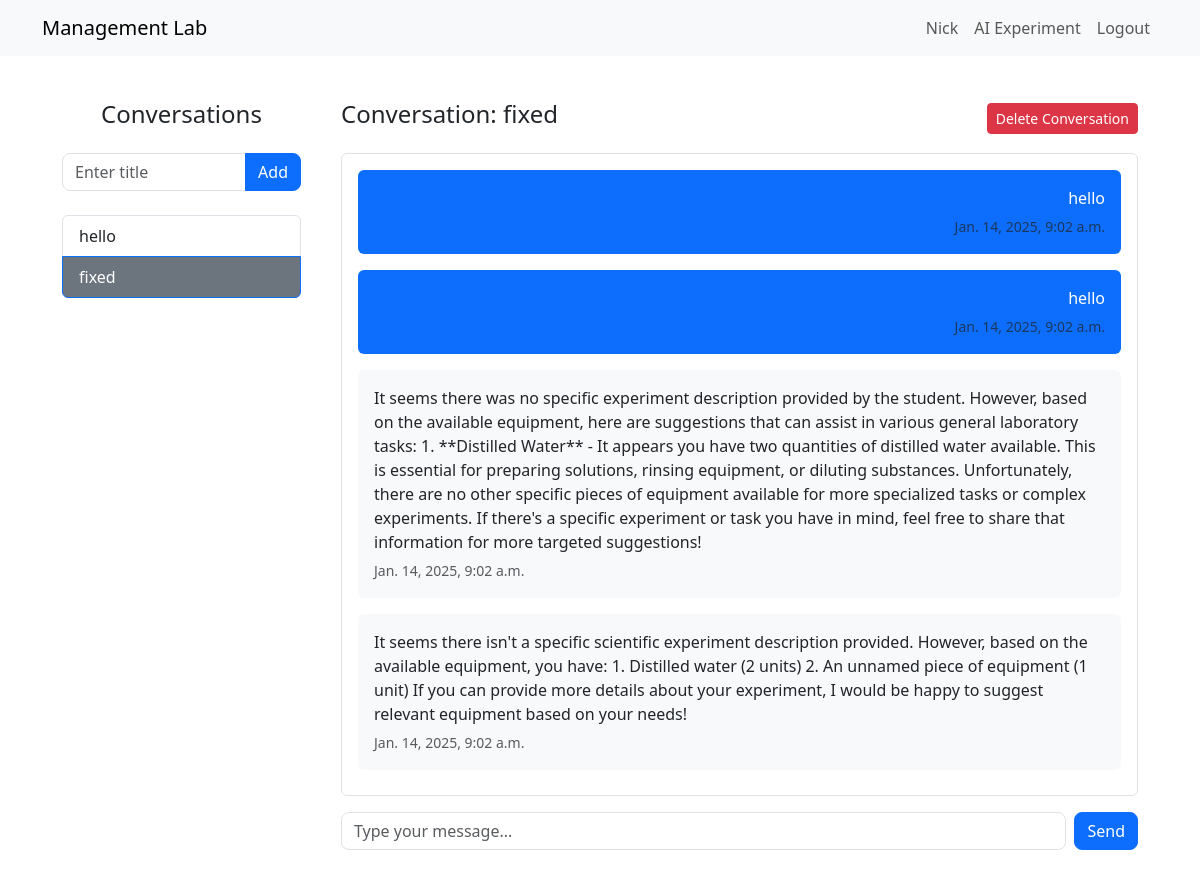
The app's page /ai-experiment/22/ (signed in) with its own data.
### lab_management/models.py (models this page shows)
class Conversation(models.Model):
    title = models.CharField(max_length=255)
    user = models.ForeignKey(User, on_delete=models.CASCADE)
    created_at = models.DateTimeField(auto_now_add=True)

class Message(models.Model):
    conversation = models.ForeignKey(Conversation, related_name='messages', on_delete=models.CASCADE)
    content = models.TextField()
    is_user = models.BooleanField(default=True)
    timestamp = models.DateTimeField(auto_now_add=True)

### lab_management/views.py (the view)
# urls.py: path('ai-experiment/', views.ai_experiment_view, name='ai_experiment'),
@login_required
def ai_experiment_view(request, conversation_id=None):
    conversations = Conversation.objects.all().order_by('-created_at')
    selected_conversation = None
    if conversation_id:
        selected_conversation = get_object_or_404(Conversation, id=conversation_id)
    return render(request, 'ai_experiment.html', {
        'conversations': conversations,
        'selected_conversation': selected_conversation,
    })

### lab_management/templates/ai_experiment.html (shortened to what this page needs)
{% extends "base.html" %}
{% block content %}
<div class="container-fluid">
    <div class="row">
        <div class="col-md-3 border-right" style="height: 80vh; overflow-y: auto; padding: 20px;">
            <h4 class="mb-4 text-center">Conversations</h4>
            <form method="POST" action="{% url 'add_conversation' %}" class="mb-4">
                <div class="input-group">
                    <input
                        type="text"
                        name="title"
                        class="form-control"
                        placeholder="Enter title"
                        required
                        style="border-radius: 0.5rem 0 0 0.5rem;">
                    <button
                        type="submit"
                        class="btn btn-primary"
                        style="border-radius: 0 0.5rem 0.5rem 0;">
                        Add
                    </button>
                </div>
            </form>
            <ul class="list-group">
                {% for conversation in conversations %}
                    <a href="{% url 'ai_experiment_detail' conversation.id %}"
                       class="list-group-item list-group-item-action {% if selected_conversation and conversation.id == selected_conversation.id %}active bg-secondary text-white{% endif %}">
                        {{ conversation.title }}
                    </a>
                {% endfor %}
            </ul>
        </div>
        <div class="col-md-9 d-flex flex-column" style="height: 80vh; padding: 20px;">
            {% if selected_conversation %}
                <div class="d-flex justify-content-between align-items-center mb-3">
                    <h4>Conversation: {{ selected_conversation.title }}</h4>
                    <form method="POST" action="{% url 'delete_conversation' selected_conversation.id %}">
                        <button type="submit" class="btn btn-danger btn-sm">Delete Conversation</button>
                    </form>
                </div>
                <div class="conversation-content flex-grow-1 border rounded p-3 mb-3" style="overflow-y: auto;">
                    {% for message in selected_conversation.messages.all %}
                    <div class="message mb-3 {% if message.is_user %}text-end{% else %}text-start{% endif %}">
                        <div class="p-3 rounded {% if message.is_user %}bg-primary text-white{% else %}bg-light text-dark{% endif %}">
                            <p class="mb-1">{{ message.content }}</p>
                            <small class="text-muted">{{ message.timestamp }}</small>
                        </div>
                    </div>
                    {% endfor %}
                </div>
                <form method="POST" action="{% url 'send_message' selected_conversation.id %}" class="d-flex gap-2">
                    <input
                        type="text"
                        name="message_content"
                        class="form-control"
                        placeholder="Type your message..."
                        required
                        style="border-radius: 0.5rem;">
                    <button
                        class="btn btn-primary"
                        type="submit"
                        style="border-radius: 0.5rem;">
                        Send
                    </button>
                </form>
            {% else %}
                <div class="text-center text-muted mt-5">
                    <p>Select a conversation or create a new one to start chatting.</p>
                </div>
            {% endif %}
        </div>
    </div>
</div>
{% endblock %}

### lab_management/templates/base.html (shortened to what this page needs)
<!DOCTYPE html>
<html lang="en">
<head>
    <link href="https://cdn.jsdelivr.net/npm/bootstrap@5.3.3/dist/css/bootstrap.min.css" rel="stylesheet">
</head>
<body>
    <nav class="navbar navbar-expand-lg navbar-light bg-light">
        <div class="container">
            <a class="navbar-brand" href="{% url 'inventory' %}">Management Lab</a>
            <div class="collapse navbar-collapse justify-content-end" id="navbarNav">
                <ul class="navbar-nav">
                    {% if user.is_authenticated %}
                        <li class="nav-item">
                            <a class="nav-link" href="#">{{ user.username }}</a>
                        </li>
                        <li class="nav-item">
                            <a class="nav-link" href="{% url 'ai_experiment' %}">AI Experiment</a>
                        </li>
                        <li class="nav-item">
                            <a class="nav-link" href="{% url 'logout' %}">Logout</a>
                        </li>
                    {% endif %}
                </ul>
            </div>
        </div>
    </nav>
    <div class="container mt-4">
        {% block content %}
        {% endblock %}
    </div>
</body>
</html>

### records on screen
Conversation: title "hello"
Conversation: title "fixed"
Message: content "hello", timestamp "Jan. 14, 2025, 9:02 a.m."
Message: content "hello", timestamp "Jan. 14, 2025, 9:02 a.m."
Message: content "It seems there was no specific experiment description provided by the student. However, based on the available equipment, here are suggestions that can assist in various general laboratory tasks: 1. **Distilled Water** - It appears you have two quantities of distilled water available. This is essential for preparing solutions, rinsing equipment, or diluting substances. Unfortunately, there are no other specific pieces of equipment available for more specialized tasks or complex experiments. If there's a specific experiment or task you have in mind, feel free to share that information for more targeted suggestions!", timestamp "Jan. 14, 2025, 9:02 a.m."
Message: content "It seems there isn't a specific scientific experiment description provided. However, based on the available equipment, you have: 1. Distilled water (2 units) 2. An unnamed piece of equipment (1 unit) If you can provide more details about your experiment, I would be happy to suggest relevant equipment based on your needs!", timestamp "Jan. 14, 2025, 9:02 a.m."

### other values on screen
{{ user.username }} "Nick"
